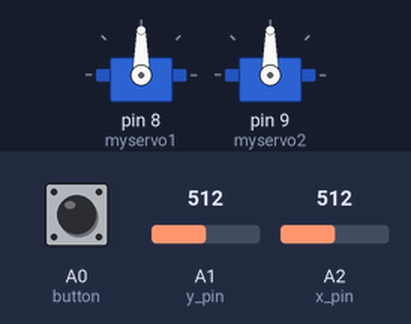
Recording of a sketch running on a simulated Arduino Uno, built with avr-gcc and run on an emulated ATmega328P. Parts: 2 × servo. The test bench sets the inputs (shaded band); at power-on: A1 (y_pin) = 512, A2 (x_pin) = 512, A0 (button) HIGH.

Above: at 1.3 s.
1.4 s: A1 (y_pin) set to 716
At 2.4 s:
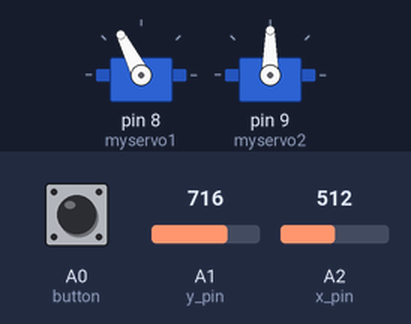
2.9 s: A2 (x_pin) set to 716
At 3.4 s:
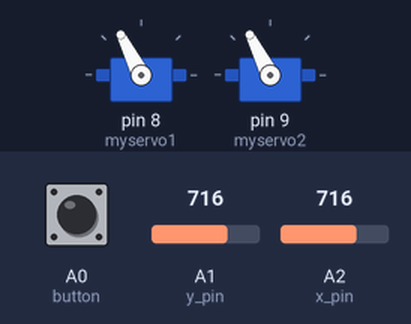
4.4 s: A1 (y_pin) set to 900
At 5.6 s:
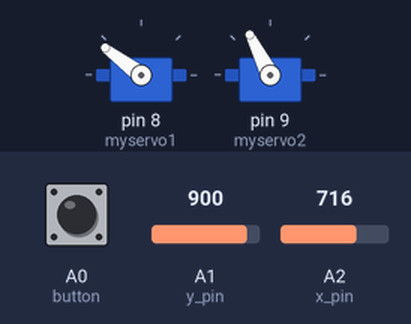
5.9 s: A2 (x_pin) set to 900
At 6.7 s:
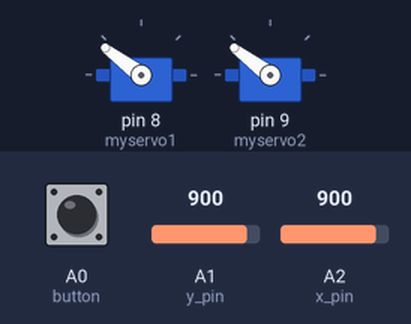
7.4 s: A1 (y_pin) set to 1023
At 8.1 s:
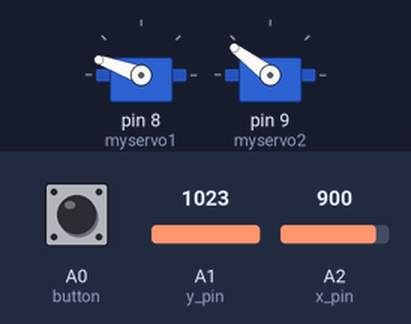
8.9 s: A2 (x_pin) set to 1023
At 9.2 s:
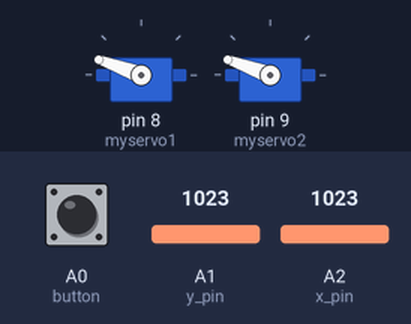
Timing chart, 0 to 11.4 s (numbered marks = the images above; inputs shaded):
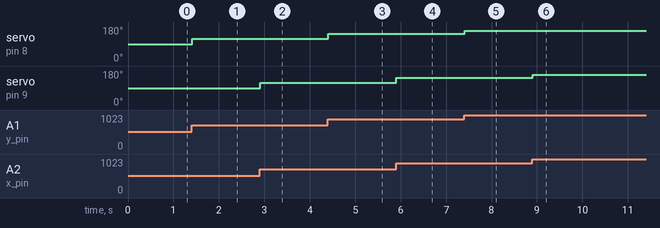

Measured:
- after the input at 1.4 s, servo on pin 8 (myservo1): 90° → 117° at once
- after the input at 2.9 s, servo on pin 9 (myservo2): 90° → 117° at once
- after the input at 4.4 s, servo on pin 8 (myservo1): 117° → 143° at once
- after the input at 5.9 s, servo on pin 9 (myservo2): 117° → 143° at once
- after the input at 7.4 s, servo on pin 8 (myservo1): 143° → 160° at once
- after the input at 8.9 s, servo on pin 9 (myservo2): 143° → 160° at once

The sketch:

Arduino_Code.ino
```cpp
#include <Servo.h>

#define button A0
#define y_pin A1
#define x_pin A2

int Mode=0, flag=0;

int val_x=0, val_y=0;
int servo1, servo2;

Servo myservo1;
Servo myservo2;

void setup() { // put your setup code here, to run once
pinMode(x_pin, INPUT);
pinMode(y_pin, INPUT);

pinMode(button, INPUT_PULLUP);

myservo1.attach(8);
myservo2.attach(9);

delay(100); // Waiting for a while
}

void loop(){

if(digitalRead(button)==0){
if(flag==0){ flag=1;
Mode = !Mode;
delay(100);
 }
}else{flag=0;}

if(Mode==0){
val_y = analogRead(y_pin);
servo1 = map(val_y, 0, 1023, 20, 160);

val_x = analogRead(x_pin);
servo2 = map(val_x, 0, 1023, 20, 160);
}

myservo1.write(servo1);
myservo2.write(servo2);

delay(10);
}
```
